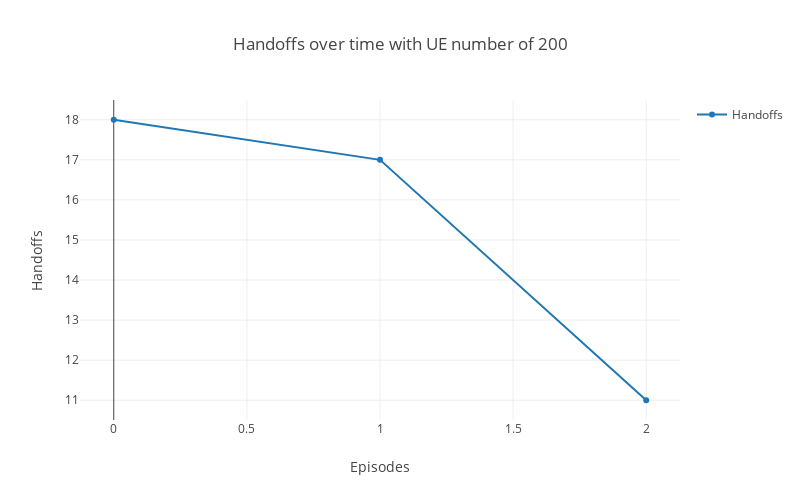

Write notebook code for a chart like this one.
### Code cell
# Create handoff graph
handoffs = go.Scatter(
    x = len(result.Handoffs),
    y = result.Handoffs,
    name='Handoffs'
)

data = [handoffs]

# Plot and embed in ipython notebook!
plotly.offline.iplot(
    {"data": data,
     "layout": go.Layout(
         height=500,
         width=800,
         title='Handoffs over time with UE number of 200',
         xaxis=dict(
             title='Episodes',
         ),
         yaxis=dict(
             title='Handoffs'
         ), 
         showlegend=True)},
    show_link=False,
    link_text=None)

### Figure 1 — Plotly figure (JSON) as saved in the notebook; plotly's stock layout.template omitted (floating-point values rounded to 4 significant figures)
{"data": [{"name": "Handoffs", "type": "scatter", "x": 3, "y": [18, 17, 11]}], "layout": {"height": 500, "showlegend": true, "title": "Handoffs over time with UE number of 200", "width": 800, "xaxis": {"title": "Episodes"}, "yaxis": {"title": "Handoffs"}}}
